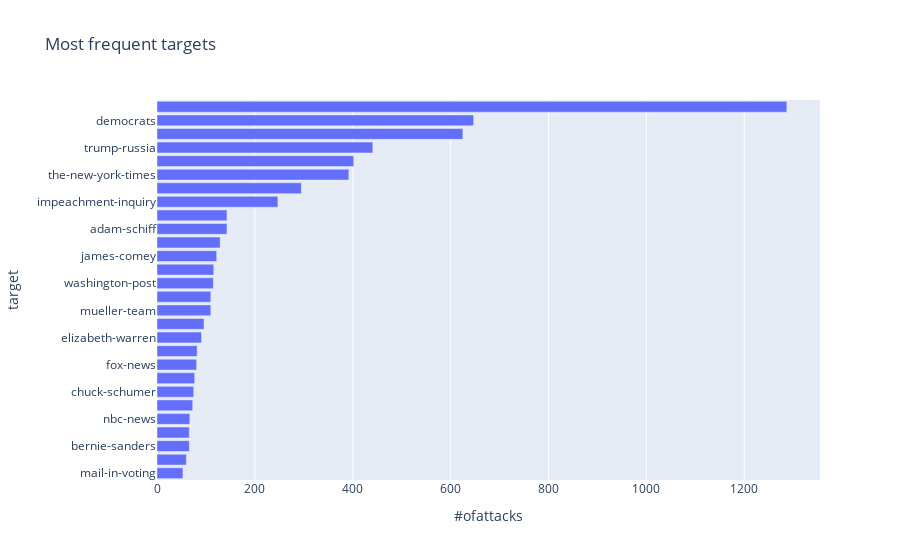

Notebook source saved alongside this figure:
### Code cell
fig = px.bar(Trumptargets_, x="#ofattacks", y="target", orientation="h", height=900,
            title="Most frequent targets")
fig.show()

### Figure 1 — Plotly figure (JSON) as saved in the notebook; plotly's stock layout.template omitted (floating-point values rounded to 4 significant figures)
{"data": [{"alignmentgroup": "True", "hovertemplate": "#ofattacks=%{x}<br>target=%{y}<extra></extra>", "legendgroup": "", "marker": {"color": "#636efa"}, "name": "", "offsetgroup": "", "orientation": "h", "showlegend": false, "textposition": "auto", "type": "bar", "x": [53, 60, 66, 66, 67, 73, 75, 77, 81, 82, 91, 96, 110, 110, 115, 116, 122, 129, 143, 143, 247, 295, 392, 402, 441, 625, 647, 1287], "xaxis": "x", "y": ["mail-in-voting", "barack-obama", "bernie-sanders", "the-fed", "nbc-news", "msnbc", "chuck-schumer", "obamacare", "fox-news", "marco-rubio", "elizabeth-warren", "jeb-bush", "mueller-team", "ted-cruz", "washington-post", "michael-bloomberg", "james-comey", "nancy-pelosi", "adam-schiff", "2020-election", "impeachment-inquiry", "cnn", "the-new-york-times", "joe-biden", "trump-russia", "hillary-clinton", "democrats", "the-media"], "yaxis": "y"}], "layout": {"autosize": true, "barmode": "relative", "legend": {"tracegroupgap": 0}, "title": {"text": "Most frequent targets"}, "xaxis": {"anchor": "y", "autorange": true, "domain": [0, 1], "range": [0, 1355.0], "title": {"text": "#ofattacks"}, "type": "linear"}, "yaxis": {"anchor": "x", "autorange": true, "domain": [0, 1], "range": [-0.5, 27.5], "title": {"text": "target"}, "type": "category"}}}
